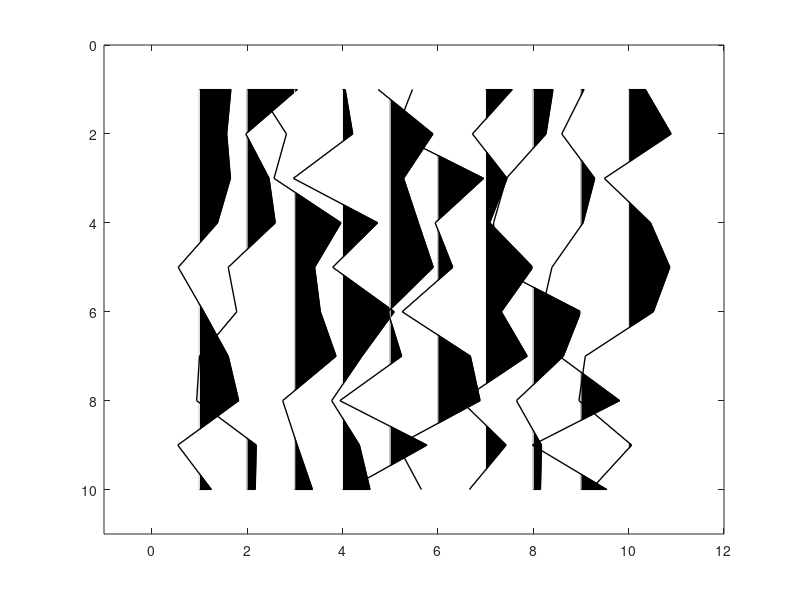

Recreate this plot in MATLAB.
function wigb(a,scal,x,z,amx)
%WIGB: Plot seismic data using wiggles.
%
%  WIGB(a,scal,x,z,amx)
%
%  IN  a:     seismic data (a matrix, traces are columns)
%      scale: multiple data by scal
%      x:     horizontal axis (often offset)
%      z:     vertical axis (often time)
%
%  Note
%
%    If only 'a' is enter, 'scal,x,z,amn,amx' are set automatically;
%    otherwise, 'scal' is a scalar; 'x, z' are vectors for annotation in
%    offset and time, amx are the amplitude range.
%
%
%  Author(s): Xingong Li (Intseis, Integrated Seismic Solutions)
%  Copyright 1998-2003 Xingong
%  Revision: 1.2  Date: Dec/2002
%  Copyright 2018 Yi Lin
%  Revision: 1.3  Date: April/2018
%  fix a bug: when a trace has its values being all negative and the same, and
% also very small, e.g. trace(:,17) = -1.39e-17, the original code fails. I fixed
% this bug by simply modify the line 75.

 if nargin == 0, nx=10;nz=10; a = rand(nz,nx)-0.5; end;

 [nz,nx]=size(a);

 trmx= max(abs(a));
 if (nargin <= 4); amx=mean(trmx);  end;
 if (nargin <= 2); x=[1:nx]; z=[1:nz];  end;
 if (nargin <= 1); scal =1; end;

 if nx <= 1; disp(' ERR:PlotWig: nx has to be more than 1');return;end;

 % take the average as dx

	dx1 = abs(x(2:nx)-x(1:nx-1));
 	dx = median(dx1);


 dz=z(2)-z(1);
 xmx=max(max(a)); xmn=min(min(a));

 if scal == 0; scal=1; end;
 a = a * dx /amx;
 a = a * scal;

 fprintf(' PlotWig: data range [%f, %f], plotted max %f \n',xmn,xmx,amx);

% set display range

 x1=min(x)-2.0*dx; x2=max(x)+2.0*dx;
 z1=min(z)-dz; z2=max(z)+dz;

 set(gca,'NextPlot','add','Box','on', ...
  'XLim', [x1 x2], ...
  'YDir','reverse', ...
  'YLim',[z1 z2]);



	fillcolor = [0 0 0];
	linecolor = [0 0 0];
	linewidth = 1.;

	z=z'; 	% input as row vector
	zstart=z(1);
	zend  =z(nz);

for i=1:nx,

  if trmx(i) ~= 0 && trmx(i) >= 1e-8;    % skip the zero traces, fix the bug
	tr=a(:,i); 	% --- one scale for all section
  	s = sign(tr) ;
  	i1= find( s(1:nz-1) ~= s(2:nz) );	% zero crossing points
	npos = length(i1);


	%12/7/97
	zadd = i1 + tr(i1) ./ (tr(i1) - tr(i1+1)); %locations with 0 amplitudes
	aadd = zeros(size(zadd));

	[zpos,vpos] = find(tr >0);
	[zz,iz] = sort([zpos; zadd]); 	% indices of zero point plus positives
	aa = [tr(zpos); aadd];
	aa = aa(iz);

	% be careful at the ends
		if tr(1)>0, 	a0=0; z0=1.00;
		else, 		a0=0; z0=zadd(1);
		end;
		if tr(nz)>0, 	a1=0; z1=nz;
		else, 		a1=0; z1=max(zadd);
		end;

	zz = [z0; zz; z1; z0];
 	aa = [a0; aa; a1; a0];

	zzz = zstart + zz*dz -dz;

patch( aa+x(i) , zzz,  fillcolor);

% 	line( 'Color',[1 1 1],'EraseMode','background',  ...
%          'Xdata', x(i)+[0 0], 'Ydata',[zstart zend]); % remove zero line
     	line( 'Color',[1 1 1],  ...
         'Xdata', x(i)+[0 0], 'Ydata',[zstart zend]); % remove zero line

%'LineWidth',linewidth, ...
%12/7/97 'Xdata', x(i)+[0 0], 'Ydata',[z0 z1]*dz);	% remove zero line

% 	line( 'Color',linecolor,'EraseMode','background',  ...
% 	 'LineWidth',linewidth, ...
% 	 'Xdata', tr+x(i), 'Ydata',z);	% negatives line

 	line( 'Color',linecolor,  ...
	 'LineWidth',linewidth, ...
	 'Xdata', tr+x(i), 'Ydata',z);	% negatives line

   else % zeros trace
% line( 'Color',linecolor,'EraseMode','background',  ...
% 	 'LineWidth',linewidth, ...
%          'Xdata', [x(i) x(i)], 'Ydata',[zstart zend]);

     line( 'Color',linecolor,  ...
	 'LineWidth',linewidth, ...
         'Xdata', [x(i) x(i)], 'Ydata',[zstart zend]);

   end;
end;
